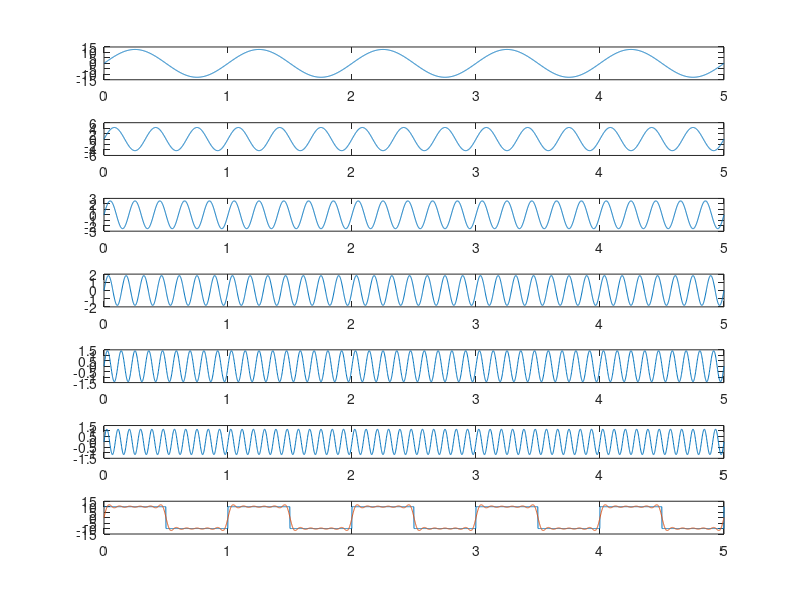
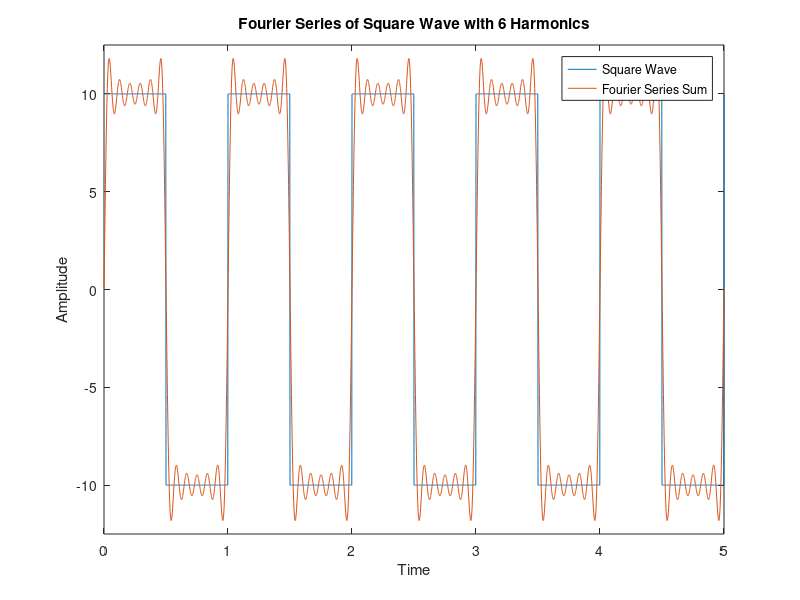

Recreate these plots in MATLAB, in order.
T = 5;
Ns = 6; % Number of Harmonics %
t = 0 : 0.01/Ns : T;
A = 10; % Amplitude %
To = 1; % Time Period %
Wo = (2*pi)/To; % Frequency %

x = 0; % DC Component / a0 %
for i = 1 : Ns
    n = 2*i-1;
    xn = ((4*A)/(n*pi)) .* sin(n*Wo.*t); % The 'i'th harmonic %
    if (Ns <= 10) % It's difficut to plot more harmonics %
        figure(1)
        subplot(Ns+1,1,i)
        plot(t,xn)
    end
    x = x + xn; % Fourier Series Sum %
end

% The Resultant Square Wave %
Sq = A*square(Wo*t);
if (Ns <= 10)
    figure(1)
    subplot(Ns+1,1,Ns+1)
    plot(t,Sq,t,x)
end

figure(2)
plot(t,Sq,t,x)
ylim([-1.25*A 1.25*A])
xlabel('Time');
ylabel('Amplitude');
legend('Square Wave', 'Fourier Series Sum');
title(['Fourier Series of Square Wave with ', num2str(Ns), ' Harmonics']);